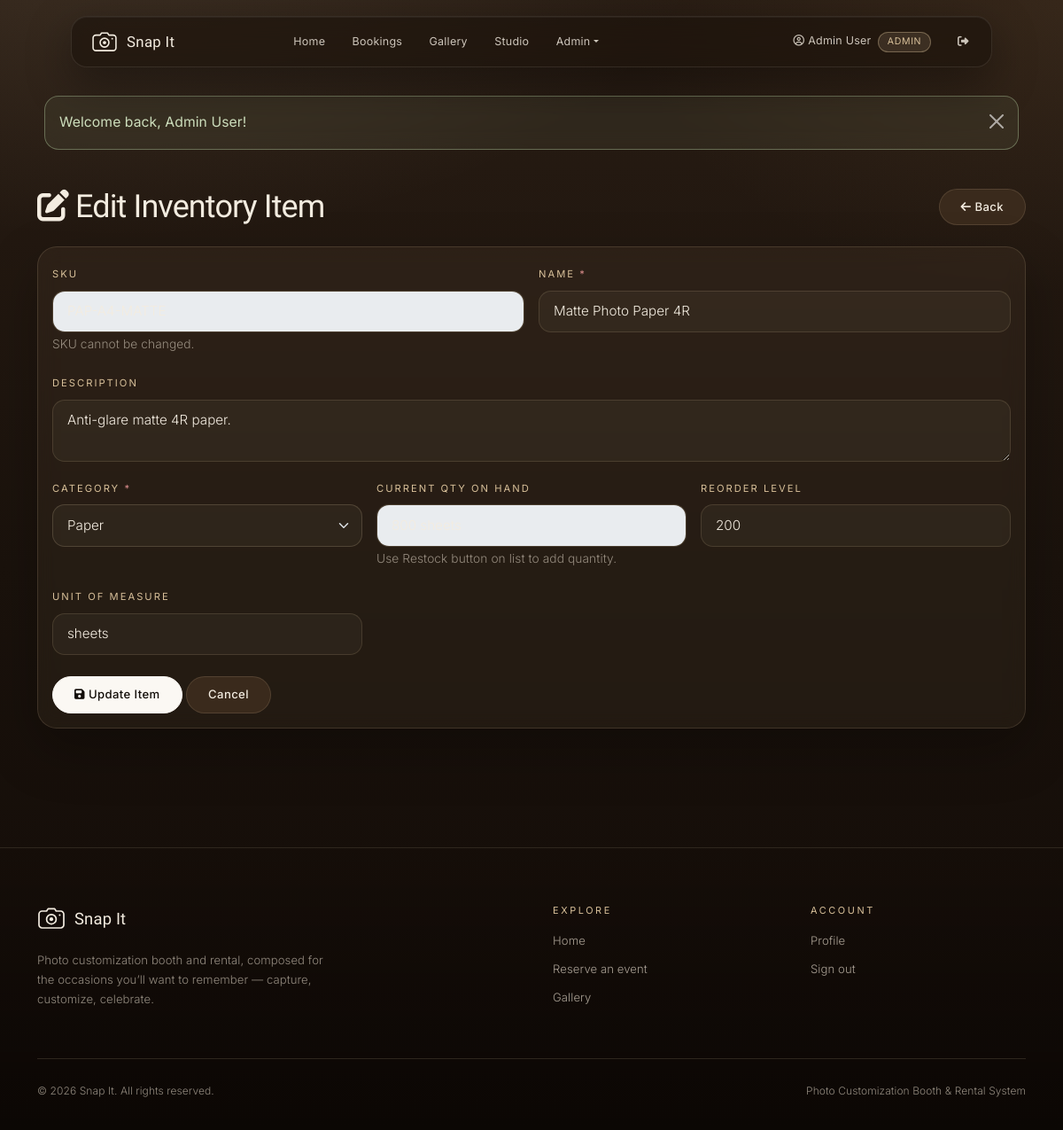
Screenshot of /inventory/edit.php?id=2 (signed in) with the database file from the repository.
### tables this page shows
CREATE TABLE IF NOT EXISTS inventory_items (
    item_id INT PRIMARY KEY AUTO_INCREMENT,
    sku VARCHAR(50) UNIQUE,
    name VARCHAR(150) NOT NULL,
    description VARCHAR(255),
    category ENUM('paper','ink','other') NOT NULL DEFAULT 'other',
    quantity_on_hand INT NOT NULL DEFAULT 0,
    reorder_level INT NOT NULL DEFAULT 10,
    unit_measure VARCHAR(30) NOT NULL DEFAULT 'pcs',
    last_restocked_at DATETIME NULL,
    created_at DATETIME NOT NULL DEFAULT CURRENT_TIMESTAMP
);

### includes/functions.php (called while the page is built, shortened)
<?php
function e($str) {
    return htmlspecialchars((string)$str, ENT_QUOTES, 'UTF-8');
}
function site_base() {
    static $base = null;
    if ($base !== null) return $base;
    $script = str_replace('\\', '/', $_SERVER['SCRIPT_NAME'] ?? '/index.php');
    $root = realpath(dirname(__DIR__));
    $file = !empty($_SERVER['SCRIPT_FILENAME']) ? realpath($_SERVER['SCRIPT_FILENAME']) : false;
    if ($root && $file) {
        $root = str_replace('\\', '/', $root);
        $file = str_replace('\\', '/', $file);
        if (stripos($file, $root . '/') === 0) {
            $depth = substr_count(substr($file, strlen($root) + 1), '/');
            $parts = explode('/', $script);
            $parts = array_slice($parts, 0, max(0, count($parts) - 1 - $depth));
            return $base = rtrim(implode('/', $parts), '/');
        }
    }
    return $base = rtrim(dirname($script), '/');
}
function site_url($path = '') {
    $b = site_base();
    if ($path === '') return $b . '/';
    $path = ltrim($path, '/');
    return $b . '/' . $path;
}

### inventory/edit.php (the view, shortened to what this page needs)
<?php
require_once __DIR__ . '/../includes/functions.php';
require_once __DIR__ . '/../includes/config.php';
$itemId = (int)($_GET['id'] ?? 0);
$stmt = mysqli_prepare($conn, "SELECT * FROM inventory_items WHERE item_id = ? LIMIT 1");
mysqli_stmt_bind_param($stmt, 'i', $itemId);
mysqli_stmt_execute($stmt);
$result = mysqli_stmt_get_result($stmt);
$item = mysqli_fetch_assoc($result);
$old = $_SESSION['old'] ?? [];
require __DIR__ . '/../includes/header.php';
require __DIR__ . '/../includes/alert.php';
?>
<div class="container py-4">
    <div class="d-flex justify-content-between align-items-center mb-4">
        <h2 class="mb-0"><i class="fa-solid fa-pen-to-square me-2"></i>Edit Inventory Item</h2>
        <a href="<?= e(site_url('inventory/index.php')) ?>" class="btn btn-secondary">
            <i class="fa-solid fa-arrow-left me-1"></i>Back
        </a>
    </div>
    <div class="card">
        <div class="card-body">
            <form method="POST" action="<?= e(site_url('inventory/update.php')) ?>">
                <div class="row g-3">
                    <div class="col-md-6">
                        <label for="sku" class="form-label">SKU</label>
                        <input type="text" class="form-control" id="sku" name="sku" maxlength="50" readonly
                            value="<?= e($item['sku'] ?? '') ?>" style="background-color: #e9ecef;">
                        <small class="text-muted">SKU cannot be changed.</small>
                    </div>
                    <div class="col-md-6">
                        <label for="name" class="form-label">Name <span class="text-danger">*</span></label>
                        <input type="text" class="form-control" id="name" name="name" maxlength="150" required
                            value="<?= e($old['name'] ?? $item['name']) ?>">
                    </div>
                    <div class="col-12">
                        <label for="description" class="form-label">Description</label>
                        <textarea class="form-control" id="description" name="description" rows="2"
                            maxlength="255"><?= e($old['description'] ?? $item['description']) ?></textarea>
                    </div>
                    <div class="col-md-4">
                        <label for="category" class="form-label">Category <span class="text-danger">*</span></label>
                        <select class="form-select" id="category" name="category" required>
                            <?php $cat = $old['category'] ?? $item['category']; ?>
                            <option value="paper" <?= $cat === 'paper' ? 'selected' : '' ?>>Paper</option>
                        </select>
                    </div>
                    <div class="col-md-4">
                        <label for="qty_info" class="form-label">Current Qty on Hand</label>
                        <input type="text" class="form-control" id="qty_info" readonly
                            value="<?= e(number_format($item['quantity_on_hand'])) . ' ' . e($item['unit_measure']) ?>"
                            style="background-color: #e9ecef;">
                        <small class="text-muted">Use Restock button on list to add quantity.</small>
                    </div>
                    <div class="col-md-4">
                        <label for="reorder_level" class="form-label">Reorder Level</label>
                        <input type="number" class="form-control" id="reorder_level" name="reorder_level" min="0"
                            value="<?= e($old['reorder_level'] ?? $item['reorder_level']) ?>">
                    </div>
                    <div class="col-md-4">
                        <label for="unit_measure" class="form-label">Unit of Measure</label>
                        <input type="text" class="form-control" id="unit_measure" name="unit_measure" maxlength="30"
                            value="<?= e($old['unit_measure'] ?? $item['unit_measure']) ?>">
                    </div>
                </div>
                <div class="mt-4">
                    <button type="submit" class="btn btn-primary">
                        <i class="fa-solid fa-save me-1"></i>Update Item
                    </button>
                    <a href="<?= e(site_url('inventory/index.php')) ?>" class="btn btn-secondary">Cancel</a>
                </div>
            </form>
        </div>
    </div>
</div>
<?php require __DIR__ . '/../includes/footer.php'; ?>

### includes/style/style.css (style rules this page uses)
:root { --ink: #120d09; --espresso: #1a120c; --walnut: #2b1f15; --umber: #3a2a1c; --bronze: #8c6b45; --champagne: #d8c09a; --butter: #e8cf8f; --cream: #f3ece0; --ivory: #fbf8f3; --hairline: rgba(216, 192, 154, 0.16); --glass: rgba(224, 188, 140, 0.055); --glass-strong: rgba(26, 18, 12, 0.72); --snapit-primary: var(--champagne); --snapit-secondary: var(--bronze); --snapit-accent: var(--butter); --snapit-dark: var(--espresso); --snapit-light: var(--glass); --snapit-gold: var(--champagne); --font-display: 'Inter Tight', 'Inter', 'Helvetica Neue', Arial, sans-serif; --font-body: 'Inter', 'Helvetica Neue', Arial, sans-serif; --bs-body-font-family: var(--font-body); --bs-body-font-size: 0.98rem; --bs-body-font-weight: 300; --bs-body-line-height: 1.7; --bs-body-color: #e7ddcd; --bs-body-color-rgb: 231, 221, 205; --bs-body-bg: var(--ink); --bs-body-bg-rgb: 18, 13, 9; --bs-secondary-color: rgba(231, 221, 205, 0.6); --bs-border-color: var(--hairline); --bs-link-color: var(--champagne); --bs-link-hover-color: var(--cream); --bs-heading-color: var(--cream); }
html { scroll-behavior: smooth; }
body { font-family: var(--font-body); font-weight: 300; letter-spacing: 0.005em; color: var(--bs-body-color); min-height: 100vh; padding-top: 108px; background: radial-gradient(1100px 620px at 12% -8%, rgba(216, 192, 154, 0.12), transparent 60%), radial-gradient(900px 600px at 100% 0%, rgba(140, 107, 69, 0.14), transparent 55%), linear-gradient(180deg, #281c13 0%, #1a120c 50%, #120b07 100%); background-attachment: fixed; -webkit-font-smoothing: antialiased; -moz-osx-font-smoothing: grayscale; }
a { text-decoration-thickness: 1px; text-underline-offset: 3px; }
h1, h2, h3, h4, h5, h6, .h1, .h2, .h3, .h4, .h5, .h6, .display-1, .display-2, .display-3, .display-4, .display-5, .display-6, .card-title, .modal-title, .accordion-button { font-family: var(--font-display); font-weight: 400; letter-spacing: -0.025em; line-height: 1.12; color: var(--cream); font-variant-numeric: lining-nums; }
h2 { font-size: clamp(1.7rem, 3vw, 2.3rem); }
.text-muted, .small, small { font-weight: 300; }
.text-muted { color: rgba(231, 221, 205, 0.58) !important; }
.btn { font-family: var(--font-body); font-weight: 500; font-size: 0.82rem; letter-spacing: 0.03em; text-transform: none; border-radius: 999px; padding: 0.62rem 1.5rem; transition: all .25s ease; }
.btn-snapit, .btn-primary, .btn-light { background: var(--ivory); color: var(--ink); border: 1px solid var(--ivory); --bs-btn-hover-bg: #fff; --bs-btn-hover-color: var(--ink); --bs-btn-active-bg: var(--champagne); --bs-btn-active-color: var(--ink); }
.btn-secondary, .btn-info, .btn-dark { background: var(--umber); color: var(--cream); border: 1px solid var(--hairline); --bs-btn-hover-bg: #4a3523; --bs-btn-hover-color: #fff; }
.card { --bs-card-bg: var(--glass); --bs-card-color: var(--bs-body-color); --bs-card-cap-bg: rgba(255, 246, 232, 0.035); --bs-card-border-color: var(--hairline); background: var(--glass); -webkit-backdrop-filter: blur(10px); backdrop-filter: blur(10px); border: 1px solid var(--hairline); border-radius: 22px; box-shadow: 0 24px 60px rgba(0, 0, 0, 0.25); }
.form-label { font-weight: 400; font-size: 0.7rem; text-transform: uppercase; letter-spacing: 0.18em; color: var(--champagne); margin-bottom: 0.55rem; }
.form-control, .form-select, textarea { background-color: rgba(255, 246, 232, 0.04); border: 1px solid rgba(216, 192, 154, 0.2); color: var(--cream); border-radius: 14px; font-size: 0.95rem; font-weight: 300; padding: 0.7rem 1rem; }
.form-control::placeholder, textarea::placeholder { color: rgba(231, 221, 205, 0.35); font-weight: 300; }
.form-select option, select option { background: #1e150e; color: var(--cream); }
.text-danger { color: #d98c8c !important; }

### rows the page displays
inventory_items: sku "PAP-A4-MATTE", name "Matte Photo Paper 4R", description "Anti-glare matte 4R paper.", category "Paper", quantity_on_hand+unit_measure "800 sheets", reorder_level "200", unit_measure "sheets"

### other values shown
$_SESSION['name'] "Admin User"
$_SESSION['role'] "ADMIN"
$flash['message'] "Welcome back, Admin User!"
